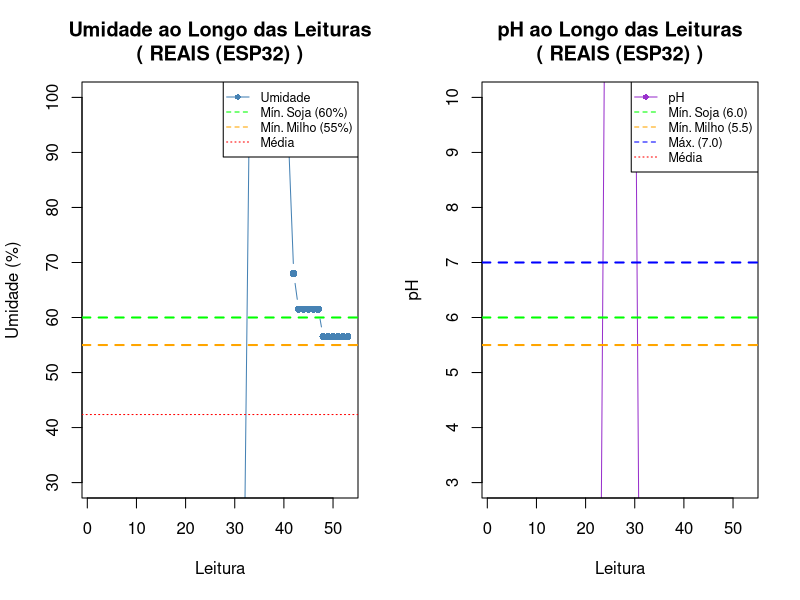

Reproduce this figure in R.
# ============================================================
# FarmTech Solutions — Fase 2
# Opcional 2: Análise Estatística em R para Decisão de Irrigação
# Autor: Ana Flora Lauris
# Descrição: Lê dados reais exportados do Serial Monitor do ESP32
#            e usa estatística para decidir se deve irrigar.
# ============================================================

# ─── 1. LEITURA DO CSV ───────────────────────────────────────
# Após rodar o Wokwi, copie as linhas que começam com "CSV,"
# do Serial Monitor e salve como "sensores_fase2.csv"
# O arquivo deve ter este formato:
# cultura,n,p,k,ph,umidade,irrigar
# Soja,1,0,1,6.5,58.3,SIM

cat("============================================================\n")
cat("  FARMTECH SOLUTIONS — Análise Estatística de Irrigação\n")
cat("============================================================\n\n")

# Verifica se o arquivo existe
if (!file.exists("sensores_fase2.csv")) {
  cat("[AVISO] Arquivo 'sensores_fase2.csv' não encontrado.\n")
  cat("        Usando dados simulados para demonstração.\n\n")
  
  # Dados simulados como fallback
  set.seed(42)
  n_leituras <- 20
  dados_sensores <- data.frame(
    cultura  = sample(c("Soja", "Milho"), n_leituras, replace = TRUE),
    n        = sample(c(0, 1), n_leituras, replace = TRUE),
    p        = sample(c(0, 1), n_leituras, replace = TRUE),
    k        = sample(c(0, 1), n_leituras, replace = TRUE),
    ph       = round(runif(n_leituras, min = 4.5, max = 8.5), 1),
    umidade  = round(runif(n_leituras, min = 40, max = 85), 1),
    irrigar  = sample(c("SIM", "NAO"), n_leituras, replace = TRUE)
  )
  fonte <- "SIMULADOS"
  
} else {
  dados_sensores <- read.csv("sensores_fase2.csv", stringsAsFactors = FALSE)
  colnames(dados_sensores) <- c("cultura", "n", "p", "k", "ph", "umidade", "irrigar")
  fonte <- "REAIS (ESP32)"
  cat(paste("Arquivo carregado com", nrow(dados_sensores), "leituras.\n\n"))
}

cat(paste("Fonte dos dados:", fonte, "\n\n"))

# ─── 2. PARÂMETROS POR CULTURA ───────────────────────────────
culturas <- list(
  Soja  = list(umidade_min = 60, ph_min = 6.0, ph_max = 7.0),
  Milho = list(umidade_min = 55, ph_min = 5.5, ph_max = 7.0)
)

# ─── 3. ANÁLISE ESTATÍSTICA GERAL ────────────────────────────
cat("--- Estatísticas Gerais das Leituras ---\n\n")

cat("Umidade (%):\n")
cat("  Média        :", round(mean(dados_sensores$umidade), 2), "%\n")
cat("  Desvio padrão:", round(sd(dados_sensores$umidade), 2), "%\n")
cat("  Mínima       :", min(dados_sensores$umidade), "%\n")
cat("  Máxima       :", max(dados_sensores$umidade), "%\n\n")

cat("pH do solo:\n")
cat("  Média        :", round(mean(dados_sensores$ph), 2), "\n")
cat("  Desvio padrão:", round(sd(dados_sensores$ph), 2), "\n")
cat("  Mínimo       :", min(dados_sensores$ph), "\n")
cat("  Máximo       :", max(dados_sensores$ph), "\n\n")

npk_freq <- colMeans(dados_sensores[, c("n", "p", "k")]) * 100
cat("Frequência de detecção dos nutrientes:\n")
cat("  Nitrogênio (N):", round(npk_freq["n"], 1), "% das leituras\n")
cat("  Fósforo    (P):", round(npk_freq["p"], 1), "% das leituras\n")
cat("  Potássio   (K):", round(npk_freq["k"], 1), "% das leituras\n\n")

# ─── 4. DECISÃO DE IRRIGAÇÃO POR CULTURA ─────────────────────
cat("--- Decisão de Irrigação por Cultura ---\n\n")

for (nome_cultura in names(culturas)) {
  params <- culturas[[nome_cultura]]
  
  # Filtra leituras da cultura
  dados_cultura <- dados_sensores[dados_sensores$cultura == nome_cultura, ]
  
  if (nrow(dados_cultura) == 0) {
    cat(paste0("Cultura: ", nome_cultura, " — sem leituras disponíveis.\n\n"))
    next
  }
  
  # Média da umidade nas últimas 5 leituras (tendência recente)
  ultimas <- tail(dados_cultura, 5)
  umidade_recente <- mean(ultimas$umidade)
  
  # pH médio
  ph_medio <- mean(dados_cultura$ph)
  
  # NPK presente em pelo menos 50% das leituras
  npk_ok <- mean((dados_cultura$n | dados_cultura$p | dados_cultura$k)) >= 0.5
  
  # Condições
  umidade_baixa <- umidade_recente < params$umidade_min
  ph_adequado   <- ph_medio >= params$ph_min & ph_medio <= params$ph_max
  
  irrigar <- umidade_baixa & npk_ok
  
  cat(paste0("Cultura: ", nome_cultura, "\n"))
  cat("  Total de leituras                         :", nrow(dados_cultura), "\n")
  cat("  Umidade média recente (últimas 5 leituras):", round(umidade_recente, 1), "%\n")
  cat("  Umidade mínima necessária                 :", params$umidade_min, "%\n")
  cat("  pH médio                                  :", round(ph_medio, 2), "\n")
  cat("  Faixa de pH ideal                         :", params$ph_min, "–", params$ph_max, "\n")
  cat("  pH adequado?                              :", ifelse(ph_adequado, "SIM", "NÃO"), "\n")
  cat("  NPK presente em ≥50% das leituras?        :", ifelse(npk_ok, "SIM", "NÃO"), "\n")
  cat("  Umidade abaixo do mínimo?                 :", ifelse(umidade_baixa, "SIM", "NÃO"), "\n")
  
  decisao <- ifelse(irrigar, "✅ LIGAR IRRIGAÇÃO", "🚫 MANTER DESLIGADA")
  cat("  >> Decisão                                :", decisao, "\n\n")
}

# ─── 5. GRÁFICOS ─────────────────────────────────────────────
par(mfrow = c(1, 2))

# Gráfico 1: Umidade ao longo das leituras
plot(seq_along(dados_sensores$umidade), dados_sensores$umidade,
     type = "b",
     col  = "steelblue",
     pch  = 16,
     main = paste("Umidade ao Longo das Leituras\n(", fonte, ")"),
     xlab = "Leitura",
     ylab = "Umidade (%)",
     ylim = c(30, 100))

abline(h = 60, col = "green",  lty = 2, lwd = 2)
abline(h = 55, col = "orange", lty = 2, lwd = 2)
abline(h = mean(dados_sensores$umidade), col = "red", lty = 3, lwd = 1)

legend("topright",
       legend = c("Umidade", "Mín. Soja (60%)", "Mín. Milho (55%)", "Média"),
       col    = c("steelblue", "green", "orange", "red"),
       lty    = c(1, 2, 2, 3),
       pch    = c(16, NA, NA, NA),
       cex    = 0.75)

# Gráfico 2: pH ao longo das leituras
plot(seq_along(dados_sensores$ph), dados_sensores$ph,
     type = "b",
     col  = "darkorchid",
     pch  = 16,
     main = paste("pH ao Longo das Leituras\n(", fonte, ")"),
     xlab = "Leitura",
     ylab = "pH",
     ylim = c(3, 10))

abline(h = 6.0, col = "green",  lty = 2, lwd = 2)
abline(h = 5.5, col = "orange", lty = 2, lwd = 2)
abline(h = 7.0, col = "blue",   lty = 2, lwd = 2)
abline(h = mean(dados_sensores$ph), col = "red", lty = 3, lwd = 1)

legend("topright",
       legend = c("pH", "Mín. Soja (6.0)", "Mín. Milho (5.5)", "Máx. (7.0)", "Média"),
       col    = c("darkorchid", "green", "orange", "blue", "red"),
       lty    = c(1, 2, 2, 2, 3),
       pch    = c(16, NA, NA, NA, NA),
       cex    = 0.75)

cat("============================================================\n")
cat("  Gráficos gerados com sucesso!\n")
cat("============================================================\n")
